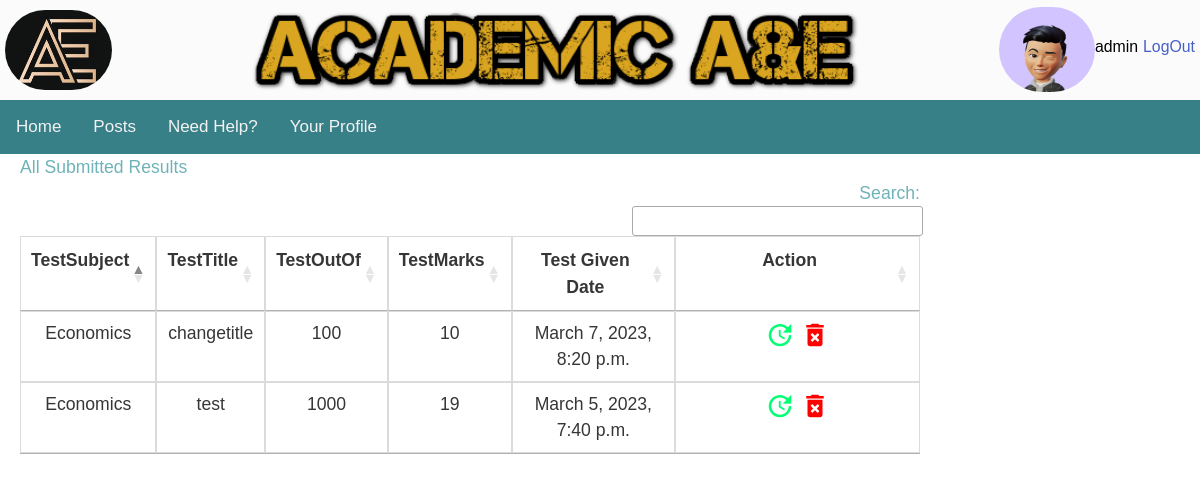
Page /academic/submitted_results/ (signed in) on the earlier database version.
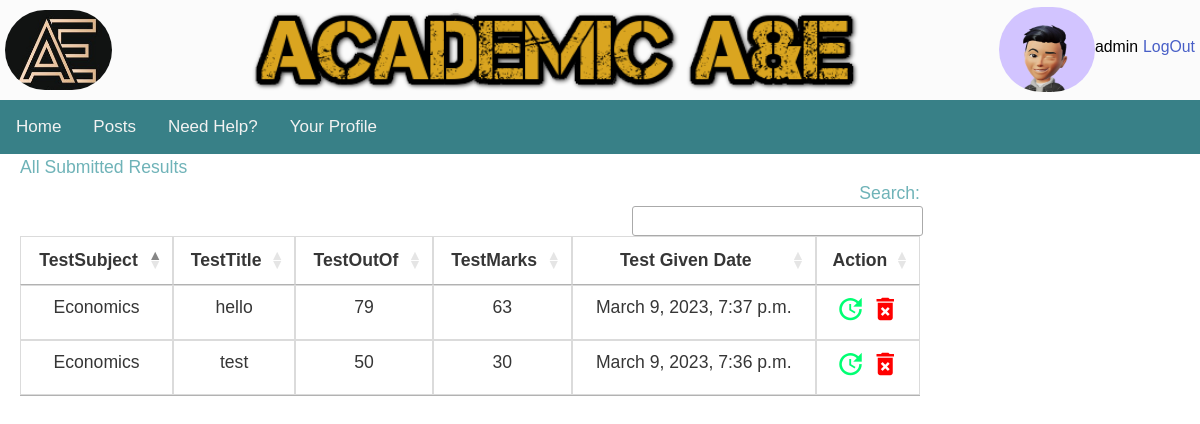
Same page on the later database version.
### user_profiles/models.py (models this page shows, shortened)
class Profile2(models.Model):
    user = models.OneToOneField(User, on_delete=models.CASCADE)
    avatar = models.ImageField(default='default.jpg', upload_to='profile_images')
    firstname = models.CharField(max_length=100)
    lastname = models.CharField(max_length=100)
    year_group = models.CharField(max_length=10, choices=YEAR_CHOICES)
    subject1 = models.ForeignKey(Subjects, blank=True, null=True, on_delete=models.CASCADE,related_name='subject1')
    subject2 = models.ForeignKey(Subjects, blank=True, null=True, on_delete=models.CASCADE,related_name='subject2')
    subject3 = models.ForeignKey(Subjects, blank=True, null=True, on_delete=models.CASCADE,related_name='subject3')
    subject4 = models.ForeignKey(Subjects, blank=True, null=True, on_delete=models.CASCADE,related_name='subject4')

### academic/models.py (models this page shows, shortened)
class Tests(models.Model):
    test_subject =models.ForeignKey(Subjects, blank=True, null=True, on_delete=models.CASCADE)
    test_title = models.CharField(max_length=100)
    test_given_date= models.DateTimeField()
    test_marks = models.DecimalField(decimal_places=0, max_digits=4)
    test_outof =  models.DecimalField(decimal_places=0, max_digits=4)
    submitted = models.DateField(auto_now_add=True)
    username = models.ForeignKey(User, blank=True, null=True, on_delete=models.CASCADE)

class Subjects(models.Model):
    subject_name=models.CharField(max_length=20, choices=SUBJECT_CHOICES,unique=True)
    def __str__(self):
        return str(self.subject_name)

### academic/views.py (the view)
# urls.py: path('submitted_results/', views.submitted_results, name='submitted-request'),
@login_required(login_url=reverse_lazy('login'))
def submitted_results(request):
    user_id=request.user.id
    test_list=Tests.objects.filter(username=user_id).order_by('-id')
    return render(request, 'academic/submitted_results.html', {'test_list': test_list})

### academic/templates/academic/submitted_results.html (shortened to what this page needs)
{% extends "base.html" %}
{% load static %}
{% block content %}
<h1>All Submitted Results</h1>
    <table id="SubmittedTests" class="table is-bordered">
      <thead>
        <tr>
          <th>TestSubject</th>
          <th>TestTitle</th>
          <th>TestOutOf</th>
          <th>TestMarks</th>
          <th>Test Given Date</th>
          <th>Action</th>
      </tr>
      </thead>
    <tbody>
      {%   for result in test_list %}
      <tr>
        <td>{{ result.test_subject }}</td>
        <td>{{ result.test_title }}</td>
        <td>{{ result.test_outof }}</td>
        <td>{{ result.test_marks }}</td>
        <td>{{ result.test_given_date }}</td>
        <td>
          <a href='/academic/update_test/{{result.id}}'><i class="material-icons" style="font-size:30px;color:rgb(0, 255, 115)">update</i> </a>
          <a href='/academic/delete_test/{{result.id}}'> <i class="material-icons" style="font-size:30px;color:red">delete_forever</i></a>
        </td>
      </tr>
    {% endfor %}
    </tbody>
     </table>
{% endblock content %}

### nea_site/templates/base.html (shortened to what this page needs)
{% load static %}
<!DOCTYPE html>
<html>
<head>
<link href ="{% static 'main.css' %}" rel ="stylesheet" type = "text/css">
<link rel="stylesheet" type="text/css" href="{% static 'cal/css/styles.css' %}">
<link rel="stylesheet" type="text/css" href="https://cdn.datatables.net/1.13.1/css/jquery.dataTables.min.css">
<link rel="stylesheet" href="https://cdnjs.cloudflare.com/ajax/libs/Chart.js/2.8.0/Chart.min.css" />
<link rel="stylesheet" href="https://cdn.jsdelivr.net/npm/bulma@0.9.3/css/bulma.min.css">
</head>
<body>
<div class ="wrapper">
    <div class="header">
        <div class="header-logo"><img class="header-logo-image" src="{% static 'logo.jpg' %}" alt=""/></div>
        <div class="header-top-banner"><img class="top-banner-image" src="{% static 'top_banner.png' %}" width="700" height="150" title="I'm the top banner" alt=""/></div>
        <div class="user-login-status">
            {% if user.is_authenticated %}
            <img class="user-profile-image" src="{{ user.profile2.avatar.url }} "/>
            <div class="user-name">  <h1>{{ user.username }} </h1></div>
            <div class="user-logout-url"><a href="{% url 'logout' %}?next=/">LogOut</a></div>
            {% endif %}
        </div>
    </div>
    <div id="topnavbar">
        <a class="nav-link" href="{% url 'homepage' %}">Home</a>
        <a class="nav-link" href="{% url 'posts:mainscreen' %} ">Posts</a>
        <a class="nav-link" href="/need_help">Need Help?</a>
        <a class="nav-link" href="/user_profiles/profile/">Your Profile</a>
    </div>
    <div id="main">
        {% block content %}
        {% endblock content %}
    </div>
</div>
</body>
</html>

### nea_site/static/main.css (style rules this page uses)
.wrapper { background-color: currentColor; font-family: 'Avenir', Helvetica, sans-serif; font-size: 1.1em; text-align: justify; color: #fbfbfb; margin-top: 0px; margin-left: auto; margin-right: auto; width: auto; }
.header { display:flex }
.header-logo { display:flex; height: 100px; vertical-align: top; margin-left: 5px; }
.header-logo-image { width: 120px; height: 80px; border-radius: 130px; margin-top: 10px; }
.user-profile-image { width: 120px; height: 85px; border-radius: 150px; vertical-align: top; margin-top: 7px; }
.header-top-banner { display: flex; width: auto; height: 100px; vertical-align: top; align-content: center; margin-right: 130px; margin-left: 130px; }
.top-banner-image { height: 100px; }
.user-login-status { color: #353942; display: flex; width: auto; }
.user-name { display: flex; text-align: center; font-size: 0.9em; margin-top: 5px; margin-right: 5px; padding-top: 30px; padding-bottom: 10px; clear: both; color: black; }
.user-logout-url { display: flex; text-align: center; font-size: 0.9em; margin-top: 5px; margin-right: 5px; padding-top: 30px; padding-bottom: 10px; clear: both; color: black; }
#topnavbar { background-color: #388087; overflow: hidden; }
#topnavbar a { float: left; color: #f2f2f2; text-align: center; padding: 14px 16px; text-decoration: none; font-size: 17px; }
#main { width: 100%; float: left; margin-left: 20px; margin-right: 10px; padding-right: 10px; color: #6FB3B8; }

Differences in the rows shown:
removed Tests: test_subject "Economics", test_title "changetitle", test_outof "100", test_marks "10", test_given_date "March 7, 2023, 8:20 p.m."
removed Tests: test_subject "Economics", test_title "test", test_outof "1000", test_marks "19", test_given_date "March 5, 2023, 7:40 p.m."
added Tests: test_subject "Economics", test_title "hello", test_outof "79", test_marks "63", test_given_date "March 9, 2023, 7:37 p.m."
added Tests: test_subject "Economics", test_title "test", test_outof "50", test_marks "30", test_given_date "March 9, 2023, 7:36 p.m."
